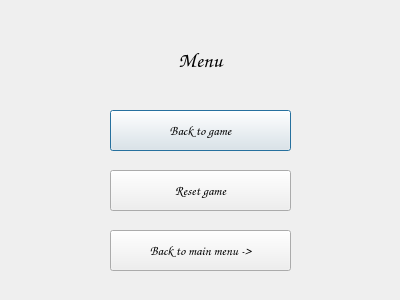
<?xml version="1.0" encoding="UTF-8"?>
<ui version="4.0">
 <class>GameScreenMenuDialog</class>
 <widget class="QDialog" name="GameScreenMenuDialog">
  <property name="geometry">
   <rect>
    <x>0</x>
    <y>0</y>
    <width>400</width>
    <height>300</height>
   </rect>
  </property>
  <property name="windowTitle">
   <string>Dialog</string>
  </property>
  <widget class="QPushButton" name="backToGameButton">
   <property name="geometry">
    <rect>
     <x>110</x>
     <y>110</y>
     <width>181</width>
     <height>41</height>
    </rect>
   </property>
   <property name="font">
    <font>
     <family>Comic Sans MS</family>
     <pointsize>10</pointsize>
    </font>
   </property>
   <property name="text">
    <string>Back to game</string>
   </property>
  </widget>
  <widget class="QPushButton" name="backToMainMenuButton">
   <property name="geometry">
    <rect>
     <x>110</x>
     <y>230</y>
     <width>181</width>
     <height>41</height>
    </rect>
   </property>
   <property name="font">
    <font>
     <family>Comic Sans MS</family>
     <pointsize>10</pointsize>
    </font>
   </property>
   <property name="text">
    <string>Back to main menu -&gt;</string>
   </property>
  </widget>
  <widget class="QLabel" name="label">
   <property name="geometry">
    <rect>
     <x>0</x>
     <y>30</y>
     <width>401</width>
     <height>61</height>
    </rect>
   </property>
   <property name="font">
    <font>
     <family>Comic Sans MS</family>
     <pointsize>16</pointsize>
    </font>
   </property>
   <property name="text">
    <string>Menu</string>
   </property>
   <property name="alignment">
    <set>Qt::AlignCenter</set>
   </property>
  </widget>
  <widget class="QPushButton" name="resetButton">
   <property name="geometry">
    <rect>
     <x>110</x>
     <y>170</y>
     <width>181</width>
     <height>41</height>
    </rect>
   </property>
   <property name="font">
    <font>
     <family>Comic Sans MS</family>
     <pointsize>10</pointsize>
    </font>
   </property>
   <property name="text">
    <string>Reset game</string>
   </property>
  </widget>
 </widget>
 <resources/>
 <connections/>
</ui>
